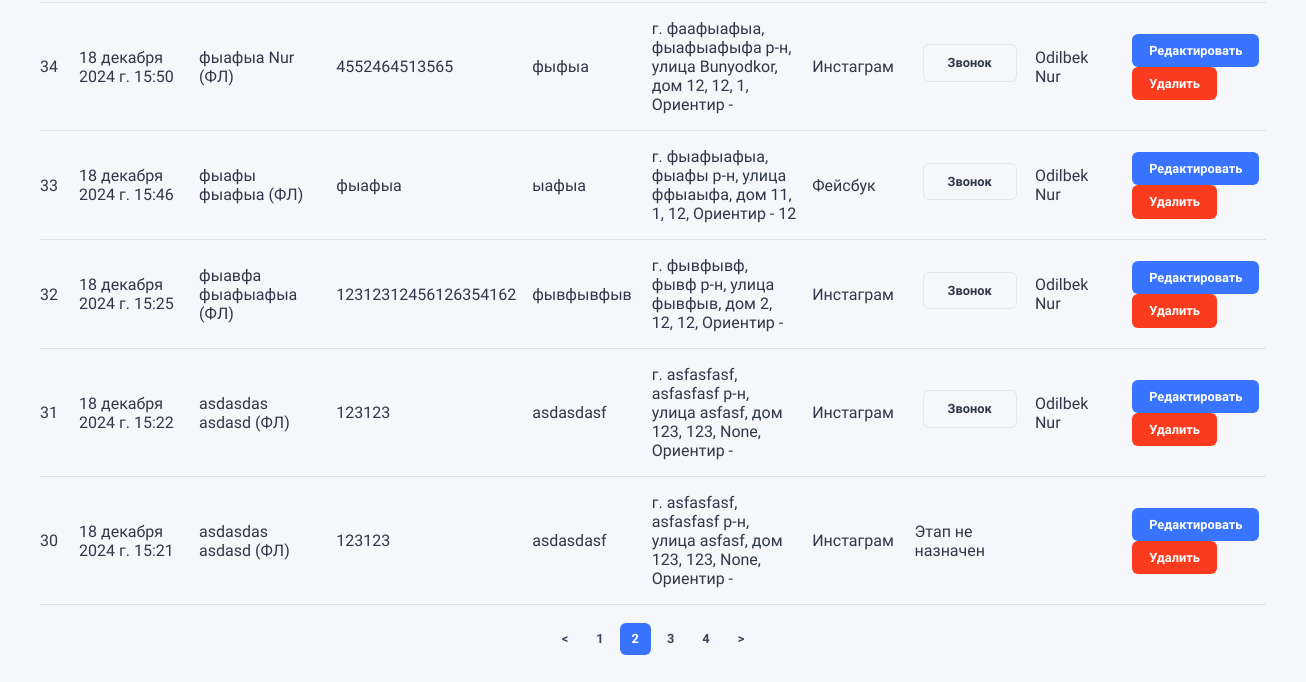
Page /ticket/?page=2 (signed in, lower part) on the earlier database version.
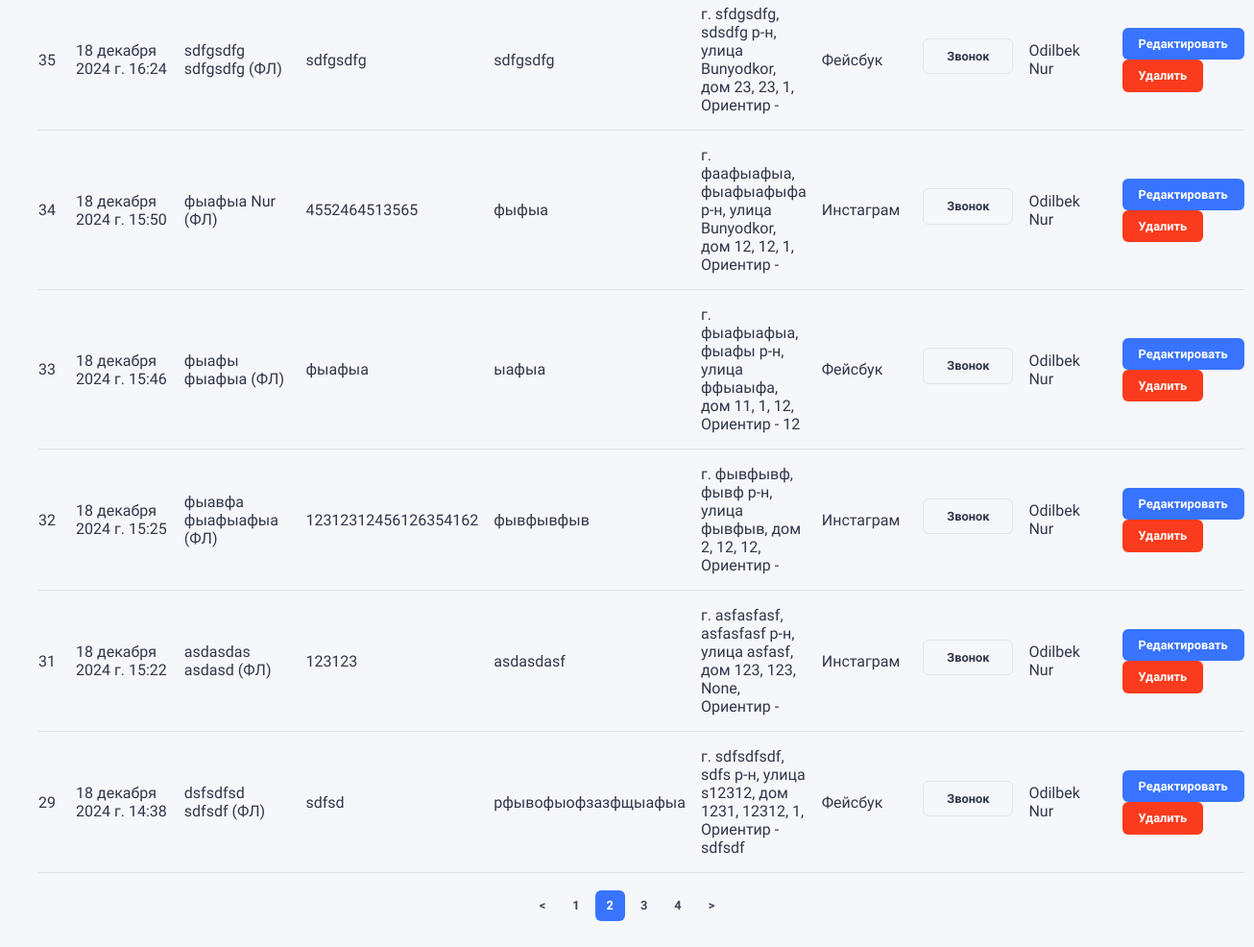
Same page on the later database version.
### tickets/models.py (models this page shows, shortened)
class Ticket(models.Model):
    STATUS_CHOICES = [
        ('old', 'Устарела'),
        ('new', 'Новая'),
        ('in_progress', 'В работе'),
        ('completed', 'Завершена'),
    ]
    ADS_CHOICES = [
        ('friend', 'От знакомого'),
        ('web', 'Сайт '),
        ('instagram', 'Инстаграм'),
        ('facebook', 'Фейсбук'),
        ('flyers', 'Флаеры'),
        ('banners', 'Наружная реклама'),
        ('partners', 'Партнеры'),
        ('client', 'Клиент'),
    ]
    client = models.ForeignKey(
        Client, on_delete=models.CASCADE, related_name="tickets", verbose_name="Клиент"
    )
    location = models.ForeignKey(
        'locations.Location', on_delete=models.CASCADE, related_name="tickets", verbose_name="Локация", null=True, blank=True
    )
    description = models.TextField(
        null=True, blank=True, verbose_name="Описание"
    )
    ads_info = models.CharField(
        max_length=50, choices=ADS_CHOICES, default='new', verbose_name="Источник рекламы"
    )
    status = models.CharField(
        max_length=20, choices=STATUS_CHOICES, default='new', verbose_name="Статус заявки"
    )
    created_by = models.ForeignKey(
        Employee, on_delete=models.SET_NULL, null=True, related_name="created_tickets", verbose_name="Создатель заявки"
    )
    created_at = models.DateTimeField(
        auto_now_add=True, verbose_name="Дата создания"
    )
    updated_at = models.DateTimeField(
        auto_now=True, verbose_name="Дата обновления"
    )
    class Meta:
        verbose_name = "Заявка"
        verbose_name_plural = "Заявки"
        indexes = [
            models.Index(fields=["status"]),
            models.Index(fields=["created_by"]),
        ]
    def get_ads_info_display(self):
        return dict(self.ADS_CHOICES).get(self.ads_info, self.ads_info)

class StageHistory(models.Model):
    ticket = models.ForeignKey(
        Ticket, on_delete=models.CASCADE, related_name="stage_history", verbose_name="Заявка"
    )
    stage = models.ForeignKey(
        Stage, on_delete=models.CASCADE, related_name="stage_histories", verbose_name="Этап"
    )
    started_at = models.DateTimeField(null=True, blank=True, verbose_name="Дата начала этапа")
    completed_at = models.DateTimeField(null=True, blank=True, verbose_name="Дата завершения")
    performed_by = models.ForeignKey(
        Employee, on_delete=models.SET_NULL, null=True, related_name="stage_histories",
        verbose_name="Ответственный сотрудник"
    )
    class Meta:
        verbose_name = "История этапов"
        verbose_name_plural = "История этапов"
        indexes = [
            models.Index(fields=["ticket", "stage"]),
        ]

class Stage(models.Model):
    name = models.CharField(max_length=100, verbose_name="Название этапа")
    priority = models.PositiveIntegerField(verbose_name="Приоритет этапа", null=True, blank=True,)
    role = models.ForeignKey(  # Add foreign key to the Role model
        Role, on_delete=models.CASCADE, related_name="stages", verbose_name="Роль", null=True, blank=True,
    )
    class Meta:
        verbose_name = "Этап"
        verbose_name_plural = "Этапы"
        ordering = ["priority"]

### users/models.py (models this page shows, shortened)
class Client(models.Model):
    CLIENT_TYPE_CHOICES = [
        ('g', 'Г'),
        ('b', 'ЮЛ'),
        ('f', 'ФЛ'),
    ]
    person = models.ForeignKey(
        Person, on_delete=models.CASCADE, related_name="clients", verbose_name="Личность"
    )
    type = models.CharField(
        max_length=1, choices=CLIENT_TYPE_CHOICES, verbose_name="Тип клиента"
    )
    fin_account = models.IntegerField(
        null=True, blank=True, verbose_name="Финансовый аккаунт"
    )
    class Meta:
        verbose_name = "Клиент"
        verbose_name_plural = "Клиенты"
        indexes = [
            models.Index(fields=["type"]),
        ]
    def __str__(self):
        return f"{self.person} ({self.get_type_display()})"

class Person(models.Model):
    GENDER_CHOICES = [
        ('male', 'Мужчина'),
        ('female', 'Женщина'),
    ]
    first_name = models.CharField(max_length=50, verbose_name="Имя", db_index=True)
    last_name = models.CharField(max_length=50, verbose_name="Фамилия", db_index=True)
    nickname = models.CharField(max_length=50, null=True, blank=True, verbose_name="Прозвище")
    gender = models.CharField(
        max_length=10, choices=GENDER_CHOICES, null=True, blank=True, verbose_name="Пол"
    )
    phone_number_1 = models.CharField(max_length=20, unique=True, verbose_name="Телефон 1")
    phone_number_2 = models.CharField(max_length=20, null=True, blank=True, verbose_name="Телефон 2")
    class Meta:
        verbose_name = "Личность"
        verbose_name_plural = "Личности"
        indexes = [
            models.Index(fields=["first_name"]),
            models.Index(fields=["last_name"]),
        ]
        constraints = [
            models.UniqueConstraint(fields=['first_name', 'last_name', 'phone_number_1'], name="unique_person")
        ]
    def __str__(self):
        return f"{self.first_name} {self.last_name}"

class Employee(models.Model):
    person = models.ForeignKey(
        Person, on_delete=models.CASCADE, related_name="employees", verbose_name="Личность"
    )
    role = models.ForeignKey(
        Role, on_delete=models.SET_NULL, null=True, related_name="employees", verbose_name="Роль"
    )
    user = models.OneToOneField(
        User, on_delete=models.SET_NULL, null=True, blank=True, related_name="employee", verbose_name="Пользователь"
    )
    class Meta:
        verbose_name = "Сотрудник"
        verbose_name_plural = "Сотрудники"
        indexes = [
            models.Index(fields=["role"]),
        ]

### locations/models.py (models this page shows)
class Location(models.Model):
    CITY_CHOICES = [
        ('Tashkent', 'Ташкент'),
    ]
    DISTRICT_CHOICES = [
        ('almazar', 'Алмазарский район'),
        ('bektemir', 'Бектемирский район'),
        ('mirobod', 'Мирабадский район'),
        ('mirzo_ulugbek', 'Мирзо Улугбекский район'),
        ('sergeli', 'Сергелийский район'),
        ('chilhonzor', 'Чиланзарский район'),
        ('shaikhontohur', 'Шайхонтаурский район'),
        ('yunusabad', 'Юнусабадский район'),
        ('yakkasaroy', 'Яккасарайский район'),
        ('yashnobod', 'Яшнабадский район'),
        ('uchtepa', 'Учтепинский район'),
    ]
    city = models.CharField(max_length=100, choices=CITY_CHOICES, verbose_name="Город")
    district = models.CharField(max_length=100, choices=DISTRICT_CHOICES, verbose_name="Район", blank=True, null=True)
    street = models.CharField(max_length=100, verbose_name="Улица", blank=True, null=True)
    apartment = models.CharField(max_length=50, verbose_name="Квартира", blank=True, null=True)
    entrance = models.CharField(max_length=50, verbose_name="Подъезд", blank=True, null=True)
    floor = models.CharField(max_length=50, verbose_name="Этаж", blank=True, null=True)
    landmark = models.CharField(max_length=100, verbose_name="Ориентир", default="Нет", blank=True, null=True)
    class Meta:
        verbose_name = "Локация"
        verbose_name_plural = "Локации"
    def __str__(self):
        return f"г. {self.city}, {self.district} р-н, улица {self.street}, дом {self.apartment}, {self.entrance}, {self.floor}, Ориентир - {self.landmark}"

### tickets/views.py (the view)
# urls.py: path('ticket/', views.ticket_list_view, name='ticket_list'),
@login_required
def ticket_list_view(request):
    if request.method == "POST":
        form = TicketForm(request.POST)
        if form.is_valid():
            ticket = form.save(commit=False)
            ticket.created_by = request.user.employee  # Assign the authenticated user's employee
            ticket.status = "new"
            ticket.save()
            stage, created = Stage.objects.get_or_create(name='Звонок')  # Получаем только Stage
            StageHistory.objects.create(
                ticket=ticket,
                stage=stage,  # Используем только экземпляр Stage
            )
            return redirect(reverse_lazy('tickets:ticket_list'))  # Перенаправление после сохранения
    else:
        form = TicketForm()
    ticket_queryset = Ticket.objects.all().order_by('-created_at')
    paginator = Paginator(ticket_queryset, 10)  # Show 10 tickets per page
    page_number = request.GET.get('page')
    page_obj = paginator.get_page(page_number)
    context = {
        'section': 'tickets',
        'tickets': page_obj,  # Pass paginated tickets
        'stages': Stage.objects.all(),
        'form': form,
    }
    return render(request, 'tickets/ticket_list.html', context)

### tickets/templatetags/ticket_tags.py (called while the page is built)
@register.simple_tag
def get_all_employees():
    return Employee.objects.all()

### tickets/templates/tickets/ticket_list.html (shortened to what this page needs)
{% extends "base.html" %}
{% load ticket_tags %}
{% load static %}
{% block main %}
<div class="content">
  <div class="mb-9" data-bs-spy="scroll" data-bs-target="#widgets-scrollspy">
    <table class="table">
      <tbody>
        {% for ticket in tickets %}
        <tr style="vertical-align: middle;" class="{% if ticket.stage_history.last.stage.priority == 0 %}highlight1{%else%}highlight2{% endif %}">
          <td>{{ ticket.id }}</td>
          <td>{{ ticket.created_at }}</td>
          <td>{{ ticket.client }}</td>
          <td>{{ ticket.client.person.phone_number_1 }}</td>
          <td>{{ ticket.description }}</td>
          <td>{{ ticket.location}}</td>
          <td>{{ ticket.get_ads_info_display }}</td>
          <td>
            {% if ticket.stage_history.last %}
            <p>
              <button class="btn btn-phoenix-secondary ms-sm-2 mt-2" type="button" data-bs-toggle="collapse"
                data-bs-target="#collapse{{ticket.id}}" aria-expanded="false" aria-controls="collapseExample"> {{ticket.stage_history.last.stage.name }}
              </button>
            </p>
            {% else %}
            Этап не назначен
            {% endif %}
          </td>
          <td>
            {% if ticket.stage_history.last.stage.priority == 0 %}
            {{ ticket.created_by.person }}
            {% endif %}
          </td>
          <td>
            <a href="{% url 'tickets:ticket_edit' ticket.id %}" class="btn btn-primary btn-sm">Редактировать</a>
            <a href="{% url 'tickets:ticket_delete' ticket.id %}" class="btn btn-danger btn-sm">Удалить</a>
          </td>
        </tr>
        {% endfor %}
      </tbody>
    </table>
    <nav aria-label="Page navigation example">
      <ul class="pagination justify-content-center">
        {% if tickets.has_previous %}
        <li class="page-item">
          <a class="page-link" href="?page={{ tickets.previous_page_number }}"><</a>
        </li>
        {% else %}
        <li class="page-item disabled">
          <a class="page-link" href="#" tabindex="-1" aria-disabled="true"><</a>
        </li>
        {% endif %}
        {% for num in tickets.paginator.page_range %}
        {% if num == tickets.number %}
        <li class="page-item active" aria-current="page">
          <a class="page-link" href="#">{{ num }}</a>
        </li>
        {% else %}
        <li class="page-item">
          <a class="page-link" href="?page={{ num }}">{{ num }}</a>
        </li>
        {% endif %}
        {% endfor %}
        {% if tickets.has_next %}
        <li class="page-item">
          <a class="page-link" href="?page={{ tickets.next_page_number }}">></a>
        </li>
        {% else %}
        <li class="page-item disabled">
          <a class="page-link" href="#" tabindex="-1" aria-disabled="true">></a>
        </li>
        {% endif %}
      </ul>
    </nav>
  </div>
</div>
{% endblock %}

Differences in the rows shown:
removed Ticket: id "30", created_at "18 декабря 2024 г. 15:21", client "asdasdas asdasd (ФЛ)", client.person.phone_number_1 "123123", description "asdasdasf", location "г. asfasfasf, asfasfasf р-н, улица asfasf, дом 123, 123, None, Ориентир -", ads_info "Инстаграм", shows "Этап не назначен"
now on this page (row unchanged): Ticket: id "35", created_at "18 декабря 2024 г. 16:24", client "sdfgsdfg sdfgsdfg (ФЛ)", client.person.phone_number_1 "sdfgsdfg", description "sdfgsdfg", location "г. sfdgsdfg, sdsdfg р-н, улица Bunyodkor, дом 23, 23, 1, Ориентир -", ads_info "Фейсбук", stage_history.last.stage.name "Звонок", created_by.person "Odilbek Nur"
now on this page (row unchanged): Ticket: id "29", created_at "18 декабря 2024 г. 14:38", client "dsfsdfsd sdfsdf (ФЛ)", client.person.phone_number_1 "sdfsd", description "рфывофыофзазфщыафыа", location "г. sdfsdfsdf, sdfs р-н, улица s12312, дом 1231, 12312, 1, Ориентир - sdfsdf", ads_info "Фейсбук", stage_history.last.stage.name "Звонок", created_by.person "Odilbek Nur"
